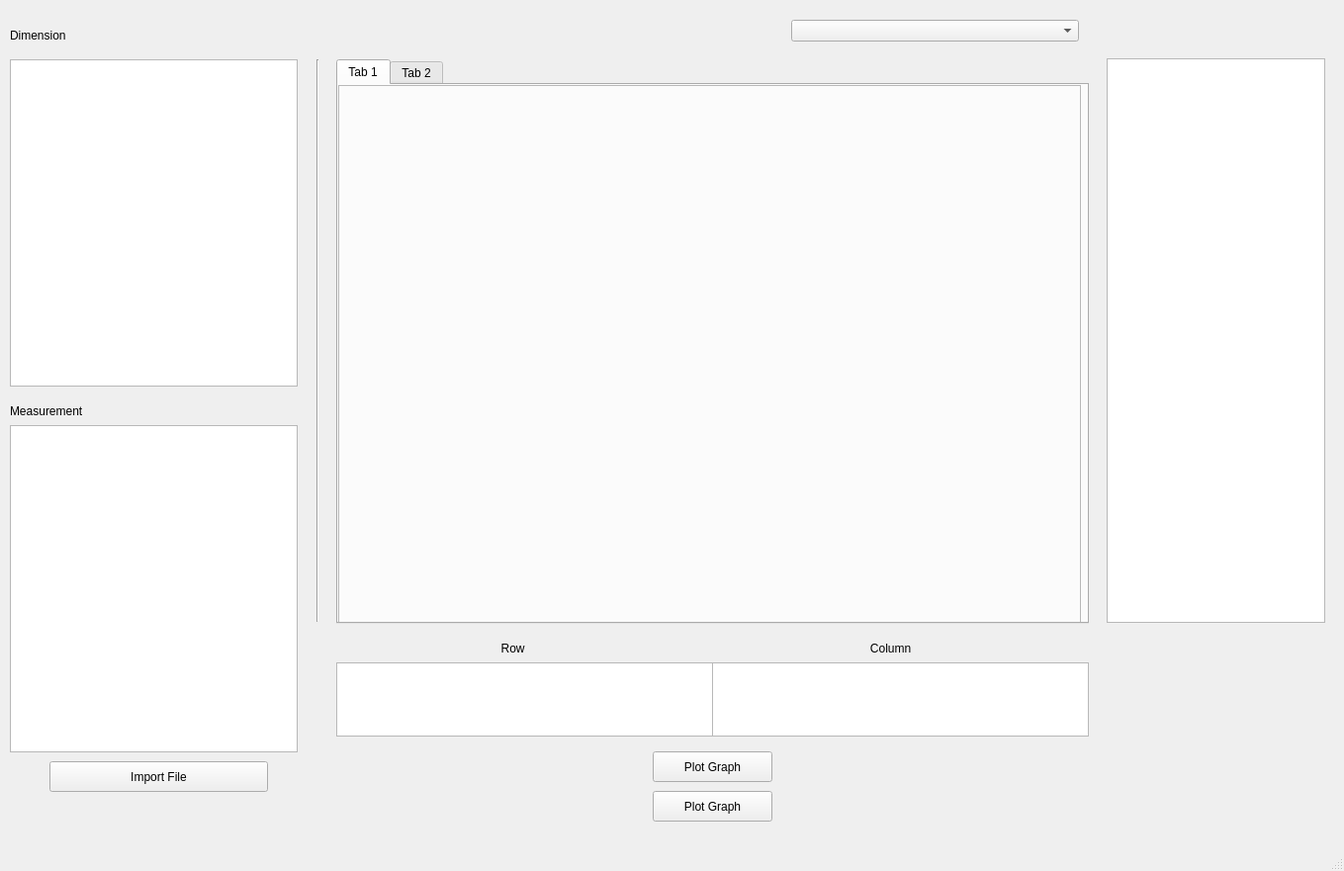
<?xml version="1.0" encoding="UTF-8"?>
<ui version="4.0">
 <class>win</class>
 <widget class="QMainWindow" name="win">
  <property name="geometry">
   <rect>
    <x>0</x>
    <y>0</y>
    <width>1359</width>
    <height>881</height>
   </rect>
  </property>
  <property name="windowTitle">
   <string>App</string>
  </property>
  <widget class="QWidget" name="centralwidget">
   <widget class="QWidget" name="verticalLayoutWidget">
    <property name="geometry">
     <rect>
      <x>340</x>
      <y>60</y>
      <width>761</width>
      <height>571</height>
     </rect>
    </property>
    <layout class="QVBoxLayout" name="R_layout">
     <item>
      <widget class="QTabWidget" name="tabpage">
       <property name="currentIndex">
        <number>0</number>
       </property>
       <widget class="QWidget" name="tab">
        <attribute name="title">
         <string>Tab 1</string>
        </attribute>
        <widget class="QFrame" name="frame">
         <property name="geometry">
          <rect>
           <x>0</x>
           <y>0</y>
           <width>751</width>
           <height>551</height>
          </rect>
         </property>
         <property name="frameShape">
          <enum>QFrame::StyledPanel</enum>
         </property>
         <property name="frameShadow">
          <enum>QFrame::Raised</enum>
         </property>
        </widget>
       </widget>
       <widget class="QWidget" name="tab_2">
        <attribute name="title">
         <string>Tab 2</string>
        </attribute>
        <widget class="QTableView" name="tableView">
         <property name="geometry">
          <rect>
           <x>0</x>
           <y>0</y>
           <width>761</width>
           <height>551</height>
          </rect>
         </property>
         <property name="sortingEnabled">
          <bool>false</bool>
         </property>
        </widget>
       </widget>
      </widget>
     </item>
    </layout>
   </widget>
   <widget class="QWidget" name="horizontalLayoutWidget">
    <property name="geometry">
     <rect>
      <x>10</x>
      <y>60</y>
      <width>291</width>
      <height>331</height>
     </rect>
    </property>
    <layout class="QHBoxLayout" name="L_layout">
     <item>
      <widget class="QTableWidget" name="head_table"/>
     </item>
    </layout>
   </widget>
   <widget class="Line" name="line">
    <property name="geometry">
     <rect>
      <x>320</x>
      <y>60</y>
      <width>3</width>
      <height>569</height>
     </rect>
    </property>
    <property name="orientation">
     <enum>Qt::Vertical</enum>
    </property>
   </widget>
   <widget class="QPushButton" name="pushButton">
    <property name="geometry">
     <rect>
      <x>50</x>
      <y>770</y>
      <width>221</width>
      <height>31</height>
     </rect>
    </property>
    <property name="text">
     <string>Import File</string>
    </property>
   </widget>
   <widget class="QLabel" name="label">
    <property name="geometry">
     <rect>
      <x>10</x>
      <y>20</y>
      <width>111</width>
      <height>31</height>
     </rect>
    </property>
    <property name="styleSheet">
     <string notr="true">font: 57 16pt &quot;Dubai Medium&quot;;</string>
    </property>
    <property name="text">
     <string>Dimension</string>
    </property>
   </widget>
   <widget class="QWidget" name="verticalLayoutWidget_2">
    <property name="geometry">
     <rect>
      <x>340</x>
      <y>670</y>
      <width>381</width>
      <height>75</height>
     </rect>
    </property>
    <layout class="QVBoxLayout" name="Vlayout_L">
     <item>
      <widget class="QListWidget" name="listWidget_L"/>
     </item>
    </layout>
   </widget>
   <widget class="QWidget" name="verticalLayoutWidget_3">
    <property name="geometry">
     <rect>
      <x>720</x>
      <y>670</y>
      <width>381</width>
      <height>75</height>
     </rect>
    </property>
    <layout class="QVBoxLayout" name="Vlayout_R">
     <item>
      <widget class="QListWidget" name="listWidget_R"/>
     </item>
    </layout>
   </widget>
   <widget class="QLabel" name="label_2">
    <property name="geometry">
     <rect>
      <x>490</x>
      <y>640</y>
      <width>101</width>
      <height>31</height>
     </rect>
    </property>
    <property name="styleSheet">
     <string notr="true">font: 14pt &quot;MS Shell Dlg 2&quot;;</string>
    </property>
    <property name="text">
     <string>     Row</string>
    </property>
   </widget>
   <widget class="QLabel" name="label_3">
    <property name="geometry">
     <rect>
      <x>870</x>
      <y>640</y>
      <width>101</width>
      <height>31</height>
     </rect>
    </property>
    <property name="styleSheet">
     <string notr="true">font: 14pt &quot;MS Shell Dlg 2&quot;;</string>
    </property>
    <property name="text">
     <string>   Column</string>
    </property>
   </widget>
   <widget class="QPushButton" name="pushButton_2">
    <property name="geometry">
     <rect>
      <x>660</x>
      <y>760</y>
      <width>121</width>
      <height>31</height>
     </rect>
    </property>
    <property name="text">
     <string>Plot Graph</string>
    </property>
   </widget>
   <widget class="QWidget" name="horizontalLayoutWidget_2">
    <property name="geometry">
     <rect>
      <x>10</x>
      <y>430</y>
      <width>291</width>
      <height>331</height>
     </rect>
    </property>
    <layout class="QHBoxLayout" name="L_layout_2">
     <item>
      <widget class="QTableWidget" name="measure_table"/>
     </item>
    </layout>
   </widget>
   <widget class="QLabel" name="label_4">
    <property name="geometry">
     <rect>
      <x>10</x>
      <y>400</y>
      <width>111</width>
      <height>31</height>
     </rect>
    </property>
    <property name="styleSheet">
     <string notr="true">font: 57 16pt &quot;Dubai Medium&quot;;</string>
    </property>
    <property name="text">
     <string>Measurement</string>
    </property>
   </widget>
   <widget class="QPushButton" name="clear_button">
    <property name="geometry">
     <rect>
      <x>660</x>
      <y>800</y>
      <width>121</width>
      <height>31</height>
     </rect>
    </property>
    <property name="text">
     <string>Plot Graph</string>
    </property>
   </widget>
   <widget class="QWidget" name="horizontalLayoutWidget_3">
    <property name="geometry">
     <rect>
      <x>1119</x>
      <y>59</y>
      <width>221</width>
      <height>571</height>
     </rect>
    </property>
    <layout class="QHBoxLayout" name="horizontalLayout">
     <item>
      <widget class="QListWidget" name="filter_list"/>
     </item>
    </layout>
   </widget>
   <widget class="QComboBox" name="comboBox">
    <property name="geometry">
     <rect>
      <x>800</x>
      <y>20</y>
      <width>291</width>
      <height>22</height>
     </rect>
    </property>
   </widget>
  </widget>
  <widget class="QMenuBar" name="menubar">
   <property name="geometry">
    <rect>
     <x>0</x>
     <y>0</y>
     <width>1359</width>
     <height>21</height>
    </rect>
   </property>
  </widget>
  <widget class="QStatusBar" name="statusbar"/>
 </widget>
 <resources/>
 <connections/>
</ui>
